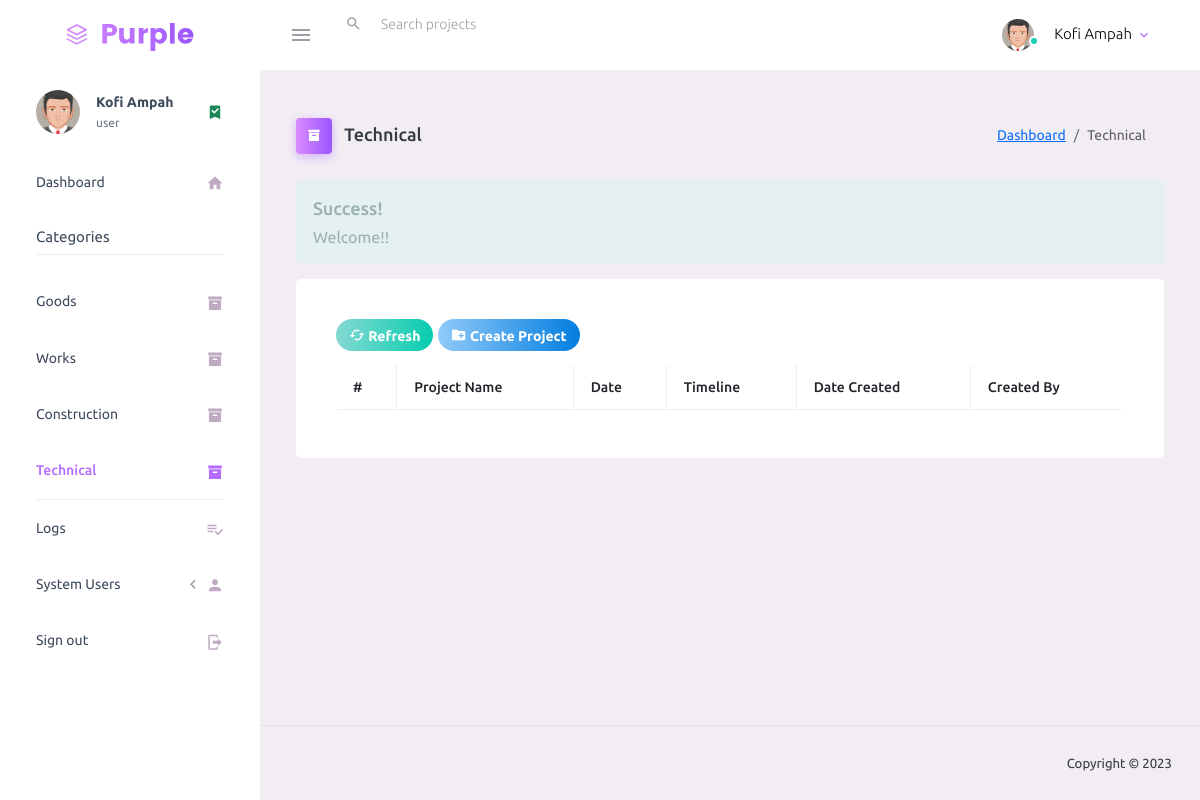
Before: /technical.php (signed in) with the older database file.
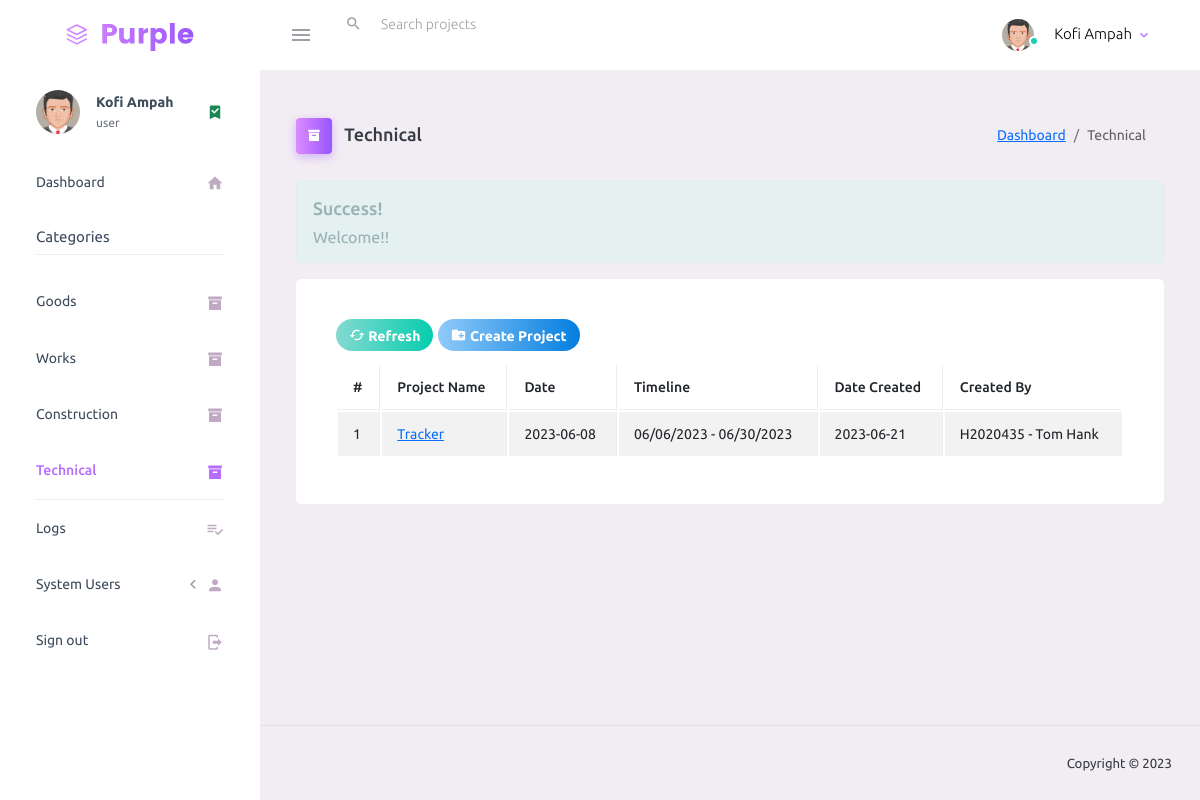
After: the same page with the newer database file.
### tables this page shows
CREATE TABLE `projects` (
  `project_id` int(30) NOT NULL,
  `cat_id` int(30) NOT NULL,
  `project_name` text NOT NULL,
  `project_date` date NOT NULL,
  `project_timeline` text NOT NULL,
  `date_created` date NOT NULL DEFAULT current_timestamp(),
  `created_by` text NOT NULL,
  `delete_flag` int(2) NOT NULL DEFAULT 0 COMMENT '2 = deleted by admin; 1 = deleted by user; 0= not deleted'
);

### technical.php (the view, shortened to what this page needs)
<?php include 'inc/session.php'; ?>
<?php include 'inc/header.php'; ?>
<body>
    <div class="container-scroller">
        <?php include 'inc/menubar.php'; ?>
        <div class="container-fluid page-body-wrapper">
            <?php include 'inc/sidebar.php'; ?>
            <div class="main-panel">
                <div class="content-wrapper">
                    <div class="page-header">
                        <h3 class="page-title">
                            <span class="page-title-icon bg-gradient-primary text-white me-2">
                                <i class="mdi mdi-archive"></i>
                            </span> Technical
                        </h3>
                        <nav aria-label="breadcrumb">
                            <ol class="breadcrumb">
                                <li class="breadcrumb-item"><a href="dashboard.php">Dashboard</a></li>
                                <li class="breadcrumb-item active" aria-current="page">Technical</li>
                            </ol>
                        </nav>
                    </div>
                    <?php
                    if (isset($_SESSION['success'])) {
                        echo "
                            <div class='alert alert-success alert-dismissible'>
                            <h4><i class='icon fa fa-check'></i> Success!</h4>
                            " . $_SESSION['success'] . "
                            </div>
                        ";
                    }
                    ?>
                    <div class="row">
                        <div class="col-md-12 grid-margin stretch-card">
                            <div class="card">
                                <div class="card-body">
                                    <div class="card-title">
                                        <button title="Refresh" class="btn btn-gradient-success btn-rounded btn-sm" onClick="window.location.reload();"><i class="mdi mdi-cached"></i> Refresh</button>
                                        <button type="button" title="Create New" class="btn btn-gradient-info btn-rounded btn-sm addNew"><i class="mdi mdi-folder-plus"></i> Create Project</button>
                                    </div>
                                    <table id="example1" class="table table-bordered table-hover table-striped">
                                        <thead>
                                            <th>#</th>
                                            <th>Project Name</th>
                                            <th>Date</th>
                                            <th>Timeline</th>
                                            <th>Date Created</th>
                                            <th>Created By</th>
                                        </thead>
                                        <tbody>
                                            <?php
                                            $sql =  "SELECT * FROM projects WHERE cat_id = 4 AND delete_flag = 0 ORDER BY date_created DESC";
                                            $query = $conn->query($sql);
                                            $i = 1;
                                            while ($row = $query->fetch_assoc()) {
                                            ?>
                                                <tr>
                                                    <td><?= $i; ?></td>
                                                    <td><a title="View Project Details" href="project_phase.php?id=<?=base64_encode($row['project_id'])?>&page=<?=base64_encode('technical.php')?>&t=<?=base64_encode($row['project_name'])?>"><?= $row['project_name']; ?></a></td>
                                                    <td><?= $row['project_date']; ?></td>
                                                    <td><?= $row['project_timeline']; ?></td>
                                                    <td><?= $row['date_created']; ?></td>
                                                    <td><?= $row['created_by']; ?></td>
                                                </tr>
                                            <?php $i++;
                                            }
                                            ?>
                                        </tbody>
                                    </table>
                                </div>
                            </div>
                        </div>
                    </div>
                </div>
                <?php include 'inc/footer.php'; ?>
            </div>
        </div>
    </div>
</body>
</html>

Changed rows visible on the page:
added projects: project_name "Tracker", project_date "2023-06-08", project_timeline "06/06/2023 - 06/30/2023", date_created "2023-06-21", created_by "H2020435 - Tom Hank"
